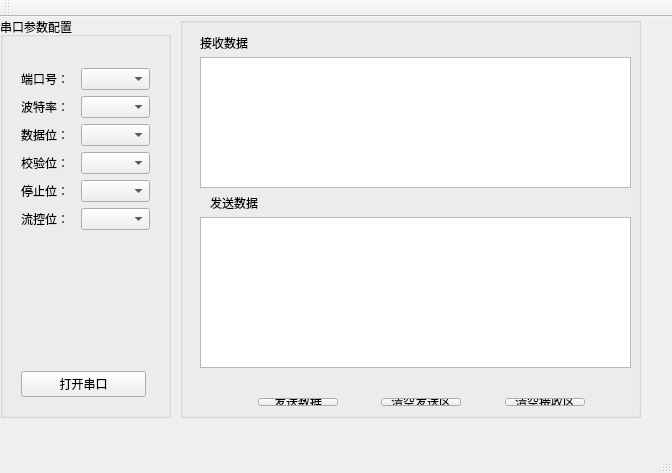
<?xml version="1.0" encoding="UTF-8"?>
<ui version="4.0">
 <class>MainWindow</class>
 <widget class="QMainWindow" name="MainWindow">
  <property name="geometry">
   <rect>
    <x>0</x>
    <y>0</y>
    <width>672</width>
    <height>473</height>
   </rect>
  </property>
  <property name="windowTitle">
   <string>MainWindow</string>
  </property>
  <widget class="QWidget" name="centralWidget">
   <widget class="QGroupBox" name="groupBox">
    <property name="geometry">
     <rect>
      <x>0</x>
      <y>0</y>
      <width>171</width>
      <height>401</height>
     </rect>
    </property>
    <property name="title">
     <string>串口参数配置</string>
    </property>
    <widget class="QWidget" name="widget" native="true">
     <property name="geometry">
      <rect>
       <x>10</x>
       <y>40</y>
       <width>147</width>
       <height>351</height>
      </rect>
     </property>
     <layout class="QGridLayout" name="gridLayout">
      <item row="0" column="0">
       <widget class="QLabel" name="label">
        <property name="minimumSize">
         <size>
          <width>54</width>
          <height>0</height>
         </size>
        </property>
        <property name="maximumSize">
         <size>
          <width>54</width>
          <height>16777215</height>
         </size>
        </property>
        <property name="text">
         <string>端口号：</string>
        </property>
       </widget>
      </item>
      <item row="0" column="1">
       <widget class="QComboBox" name="comboBox_serialPort">
        <property name="minimumSize">
         <size>
          <width>69</width>
          <height>0</height>
         </size>
        </property>
        <property name="maximumSize">
         <size>
          <width>69</width>
          <height>16777215</height>
         </size>
        </property>
       </widget>
      </item>
      <item row="1" column="0">
       <widget class="QLabel" name="label_2">
        <property name="minimumSize">
         <size>
          <width>54</width>
          <height>0</height>
         </size>
        </property>
        <property name="maximumSize">
         <size>
          <width>54</width>
          <height>16777215</height>
         </size>
        </property>
        <property name="text">
         <string>波特率：</string>
        </property>
       </widget>
      </item>
      <item row="1" column="1">
       <widget class="QComboBox" name="comboBox_baudRate">
        <property name="minimumSize">
         <size>
          <width>69</width>
          <height>0</height>
         </size>
        </property>
        <property name="maximumSize">
         <size>
          <width>69</width>
          <height>16777215</height>
         </size>
        </property>
       </widget>
      </item>
      <item row="2" column="0">
       <widget class="QLabel" name="label_3">
        <property name="minimumSize">
         <size>
          <width>54</width>
          <height>0</height>
         </size>
        </property>
        <property name="maximumSize">
         <size>
          <width>54</width>
          <height>16777215</height>
         </size>
        </property>
        <property name="text">
         <string>数据位：</string>
        </property>
       </widget>
      </item>
      <item row="2" column="1">
       <widget class="QComboBox" name="comboBox_dataBits">
        <property name="minimumSize">
         <size>
          <width>69</width>
          <height>0</height>
         </size>
        </property>
        <property name="maximumSize">
         <size>
          <width>69</width>
          <height>16777215</height>
         </size>
        </property>
       </widget>
      </item>
      <item row="3" column="0">
       <widget class="QLabel" name="label_4">
        <property name="minimumSize">
         <size>
          <width>54</width>
          <height>0</height>
         </size>
        </property>
        <property name="maximumSize">
         <size>
          <width>54</width>
          <height>16777215</height>
         </size>
        </property>
        <property name="text">
         <string>校验位：</string>
        </property>
       </widget>
      </item>
      <item row="3" column="1">
       <widget class="QComboBox" name="comboBox_parity">
        <property name="minimumSize">
         <size>
          <width>69</width>
          <height>0</height>
         </size>
        </property>
        <property name="maximumSize">
         <size>
          <width>69</width>
          <height>16777215</height>
         </size>
        </property>
       </widget>
      </item>
      <item row="4" column="0">
       <widget class="QLabel" name="label_5">
        <property name="minimumSize">
         <size>
          <width>54</width>
          <height>0</height>
         </size>
        </property>
        <property name="maximumSize">
         <size>
          <width>54</width>
          <height>16777215</height>
         </size>
        </property>
        <property name="text">
         <string>停止位：</string>
        </property>
       </widget>
      </item>
      <item row="4" column="1">
       <widget class="QComboBox" name="comboBox_stopBit">
        <property name="minimumSize">
         <size>
          <width>69</width>
          <height>0</height>
         </size>
        </property>
        <property name="maximumSize">
         <size>
          <width>69</width>
          <height>16777215</height>
         </size>
        </property>
       </widget>
      </item>
      <item row="5" column="0">
       <widget class="QLabel" name="label_6">
        <property name="minimumSize">
         <size>
          <width>54</width>
          <height>0</height>
         </size>
        </property>
        <property name="maximumSize">
         <size>
          <width>54</width>
          <height>16777215</height>
         </size>
        </property>
        <property name="text">
         <string>流控位：</string>
        </property>
       </widget>
      </item>
      <item row="5" column="1">
       <widget class="QComboBox" name="comboBox_flowBit">
        <property name="minimumSize">
         <size>
          <width>69</width>
          <height>0</height>
         </size>
        </property>
        <property name="maximumSize">
         <size>
          <width>69</width>
          <height>16777215</height>
         </size>
        </property>
       </widget>
      </item>
      <item row="6" column="0" colspan="2">
       <spacer name="verticalSpacer">
        <property name="orientation">
         <enum>Qt::Vertical</enum>
        </property>
        <property name="sizeHint" stdset="0">
         <size>
          <width>20</width>
          <height>145</height>
         </size>
        </property>
       </spacer>
      </item>
      <item row="7" column="0" colspan="2">
       <widget class="QPushButton" name="btn_openConsole">
        <property name="text">
         <string>打开串口</string>
        </property>
       </widget>
      </item>
     </layout>
    </widget>
   </widget>
   <widget class="QGroupBox" name="groupBox_2">
    <property name="geometry">
     <rect>
      <x>180</x>
      <y>0</y>
      <width>461</width>
      <height>401</height>
     </rect>
    </property>
    <property name="title">
     <string/>
    </property>
    <widget class="QLabel" name="label_7">
     <property name="geometry">
      <rect>
       <x>20</x>
       <y>20</y>
       <width>54</width>
       <height>12</height>
      </rect>
     </property>
     <property name="text">
      <string>接收数据</string>
     </property>
    </widget>
    <widget class="QTextEdit" name="textEdit_recv">
     <property name="geometry">
      <rect>
       <x>20</x>
       <y>40</y>
       <width>431</width>
       <height>131</height>
      </rect>
     </property>
    </widget>
    <widget class="QLabel" name="label_8">
     <property name="geometry">
      <rect>
       <x>30</x>
       <y>180</y>
       <width>54</width>
       <height>12</height>
      </rect>
     </property>
     <property name="text">
      <string>发送数据</string>
     </property>
    </widget>
    <widget class="QTextEdit" name="textEdit_send">
     <property name="geometry">
      <rect>
       <x>20</x>
       <y>200</y>
       <width>431</width>
       <height>151</height>
      </rect>
     </property>
    </widget>
    <widget class="QWidget" name="layoutWidget">
     <property name="geometry">
      <rect>
       <x>30</x>
       <y>370</y>
       <width>423</width>
       <height>30</height>
      </rect>
     </property>
     <layout class="QHBoxLayout" name="horizontalLayout">
      <item>
       <spacer name="horizontalSpacer_4">
        <property name="orientation">
         <enum>Qt::Horizontal</enum>
        </property>
        <property name="sizeHint" stdset="0">
         <size>
          <width>40</width>
          <height>20</height>
         </size>
        </property>
       </spacer>
      </item>
      <item>
       <widget class="QPushButton" name="btn_send">
        <property name="text">
         <string>发送数据</string>
        </property>
       </widget>
      </item>
      <item>
       <spacer name="horizontalSpacer">
        <property name="orientation">
         <enum>Qt::Horizontal</enum>
        </property>
        <property name="sizeHint" stdset="0">
         <size>
          <width>40</width>
          <height>20</height>
         </size>
        </property>
       </spacer>
      </item>
      <item>
       <widget class="QPushButton" name="btn_clearSend">
        <property name="text">
         <string>清空发送区</string>
        </property>
       </widget>
      </item>
      <item>
       <spacer name="horizontalSpacer_2">
        <property name="orientation">
         <enum>Qt::Horizontal</enum>
        </property>
        <property name="sizeHint" stdset="0">
         <size>
          <width>40</width>
          <height>20</height>
         </size>
        </property>
       </spacer>
      </item>
      <item>
       <widget class="QPushButton" name="btn_clearRecv">
        <property name="text">
         <string>清空接收区</string>
        </property>
       </widget>
      </item>
      <item>
       <spacer name="horizontalSpacer_3">
        <property name="orientation">
         <enum>Qt::Horizontal</enum>
        </property>
        <property name="sizeHint" stdset="0">
         <size>
          <width>40</width>
          <height>20</height>
         </size>
        </property>
       </spacer>
      </item>
     </layout>
    </widget>
   </widget>
  </widget>
  <widget class="QMenuBar" name="menuBar">
   <property name="geometry">
    <rect>
     <x>0</x>
     <y>0</y>
     <width>672</width>
     <height>26</height>
    </rect>
   </property>
  </widget>
  <widget class="QToolBar" name="mainToolBar">
   <attribute name="toolBarArea">
    <enum>TopToolBarArea</enum>
   </attribute>
   <attribute name="toolBarBreak">
    <bool>false</bool>
   </attribute>
  </widget>
  <widget class="QStatusBar" name="statusBar"/>
 </widget>
 <layoutdefault spacing="6" margin="11"/>
 <resources/>
 <connections/>
</ui>
